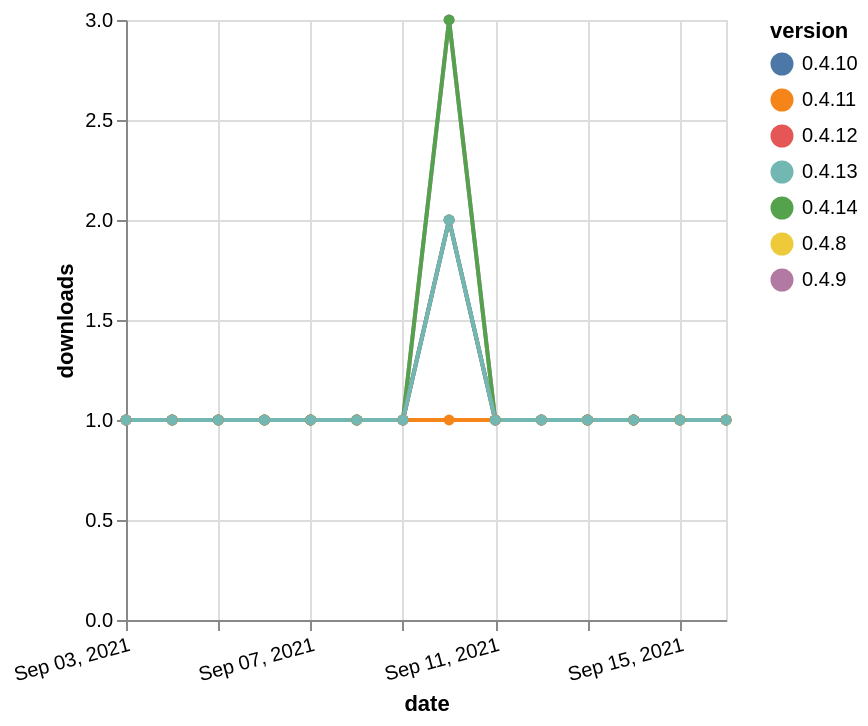

Source (Vega-Lite JSON):
### Vega-Lite specification from a JSON file in a GitHub repository (floating-point values rounded to 4 significant figures)
{"$schema": "https://vega.github.io/schema/vega-lite/v5.json", "description": "A simple bar chart with embedded data.", "data": {"values": [{"date": "2021-09-03", "total": 187, "delta": 1, "version": "0.4.9"}, {"date": "2021-09-04", "total": 188, "delta": 1, "version": "0.4.9"}, {"date": "2021-09-05", "total": 189, "delta": 1, "version": "0.4.9"}, {"date": "2021-09-06", "total": 190, "delta": 1, "version": "0.4.9"}, {"date": "2021-09-07", "total": 191, "delta": 1, "version": "0.4.9"}, {"date": "2021-09-08", "total": 192, "delta": 1, "version": "0.4.9"}, {"date": "2021-09-09", "total": 193, "delta": 1, "version": "0.4.9"}, {"date": "2021-09-10", "total": 196, "delta": 3, "version": "0.4.9"}, {"date": "2021-09-11", "total": 197, "delta": 1, "version": "0.4.9"}, {"date": "2021-09-12", "total": 198, "delta": 1, "version": "0.4.9"}, {"date": "2021-09-13", "total": 199, "delta": 1, "version": "0.4.9"}, {"date": "2021-09-14", "total": 200, "delta": 1, "version": "0.4.9"}, {"date": "2021-09-15", "total": 201, "delta": 1, "version": "0.4.9"}, {"date": "2021-09-16", "total": 202, "delta": 1, "version": "0.4.9"}, {"date": "2021-09-03", "total": 223, "delta": 1, "version": "0.4.14"}, {"date": "2021-09-04", "total": 224, "delta": 1, "version": "0.4.14"}, {"date": "2021-09-05", "total": 225, "delta": 1, "version": "0.4.14"}, {"date": "2021-09-06", "total": 226, "delta": 1, "version": "0.4.14"}, {"date": "2021-09-07", "total": 227, "delta": 1, "version": "0.4.14"}, {"date": "2021-09-08", "total": 228, "delta": 1, "version": "0.4.14"}, {"date": "2021-09-09", "total": 229, "delta": 1, "version": "0.4.14"}, {"date": "2021-09-10", "total": 232, "delta": 3, "version": "0.4.14"}, {"date": "2021-09-11", "total": 233, "delta": 1, "version": "0.4.14"}, {"date": "2021-09-12", "total": 234, "delta": 1, "version": "0.4.14"}, {"date": "2021-09-13", "total": 235, "delta": 1, "version": "0.4.14"}, {"date": "2021-09-14", "total": 236, "delta": 1, "version": "0.4.14"}, {"date": "2021-09-15", "total": 237, "delta": 1, "version": "0.4.14"}, {"date": "2021-09-16", "total": 238, "delta": 1, "version": "0.4.14"}, {"date": "2021-09-03", "total": 161, "delta": 1, "version": "0.4.12"}, {"date": "2021-09-04", "total": 162, "delta": 1, "version": "0.4.12"}, {"date": "2021-09-05", "total": 163, "delta": 1, "version": "0.4.12"}, {"date": "2021-09-06", "total": 164, "delta": 1, "version": "0.4.12"}, {"date": "2021-09-07", "total": 165, "delta": 1, "version": "0.4.12"}, {"date": "2021-09-08", "total": 166, "delta": 1, "version": "0.4.12"}, {"date": "2021-09-09", "total": 167, "delta": 1, "version": "0.4.12"}, {"date": "2021-09-10", "total": 169, "delta": 2, "version": "0.4.12"}, {"date": "2021-09-11", "total": 170, "delta": 1, "version": "0.4.12"}, {"date": "2021-09-12", "total": 171, "delta": 1, "version": "0.4.12"}, {"date": "2021-09-13", "total": 172, "delta": 1, "version": "0.4.12"}, {"date": "2021-09-14", "total": 173, "delta": 1, "version": "0.4.12"}, {"date": "2021-09-15", "total": 174, "delta": 1, "version": "0.4.12"}, {"date": "2021-09-16", "total": 175, "delta": 1, "version": "0.4.12"}, {"date": "2021-09-03", "total": 148, "delta": 1, "version": "0.4.8"}, {"date": "2021-09-04", "total": 149, "delta": 1, "version": "0.4.8"}, {"date": "2021-09-05", "total": 150, "delta": 1, "version": "0.4.8"}, {"date": "2021-09-06", "total": 151, "delta": 1, "version": "0.4.8"}, {"date": "2021-09-07", "total": 152, "delta": 1, "version": "0.4.8"}, {"date": "2021-09-08", "total": 153, "delta": 1, "version": "0.4.8"}, {"date": "2021-09-09", "total": 154, "delta": 1, "version": "0.4.8"}, {"date": "2021-09-10", "total": 156, "delta": 2, "version": "0.4.8"}, {"date": "2021-09-11", "total": 157, "delta": 1, "version": "0.4.8"}, {"date": "2021-09-12", "total": 158, "delta": 1, "version": "0.4.8"}, {"date": "2021-09-13", "total": 159, "delta": 1, "version": "0.4.8"}, {"date": "2021-09-14", "total": 160, "delta": 1, "version": "0.4.8"}, {"date": "2021-09-15", "total": 161, "delta": 1, "version": "0.4.8"}, {"date": "2021-09-16", "total": 162, "delta": 1, "version": "0.4.8"}, {"date": "2021-09-03", "total": 145, "delta": 1, "version": "0.4.10"}, {"date": "2021-09-04", "total": 146, "delta": 1, "version": "0.4.10"}, {"date": "2021-09-05", "total": 147, "delta": 1, "version": "0.4.10"}, {"date": "2021-09-06", "total": 148, "delta": 1, "version": "0.4.10"}, {"date": "2021-09-07", "total": 149, "delta": 1, "version": "0.4.10"}, {"date": "2021-09-08", "total": 150, "delta": 1, "version": "0.4.10"}, {"date": "2021-09-09", "total": 151, "delta": 1, "version": "0.4.10"}, {"date": "2021-09-10", "total": 153, "delta": 2, "version": "0.4.10"}, {"date": "2021-09-11", "total": 154, "delta": 1, "version": "0.4.10"}, {"date": "2021-09-12", "total": 155, "delta": 1, "version": "0.4.10"}, {"date": "2021-09-13", "total": 156, "delta": 1, "version": "0.4.10"}, {"date": "2021-09-14", "total": 157, "delta": 1, "version": "0.4.10"}, {"date": "2021-09-15", "total": 158, "delta": 1, "version": "0.4.10"}, {"date": "2021-09-16", "total": 159, "delta": 1, "version": "0.4.10"}, {"date": "2021-09-03", "total": 197, "delta": 1, "version": "0.4.11"}, {"date": "2021-09-04", "total": 198, "delta": 1, "version": "0.4.11"}, {"date": "2021-09-05", "total": 199, "delta": 1, "version": "0.4.11"}, {"date": "2021-09-06", "total": 200, "delta": 1, "version": "0.4.11"}, {"date": "2021-09-07", "total": 201, "delta": 1, "version": "0.4.11"}, {"date": "2021-09-08", "total": 202, "delta": 1, "version": "0.4.11"}, {"date": "2021-09-09", "total": 203, "delta": 1, "version": "0.4.11"}, {"date": "2021-09-10", "total": 204, "delta": 1, "version": "0.4.11"}, {"date": "2021-09-11", "total": 205, "delta": 1, "version": "0.4.11"}, {"date": "2021-09-12", "total": 206, "delta": 1, "version": "0.4.11"}, {"date": "2021-09-13", "total": 207, "delta": 1, "version": "0.4.11"}, {"date": "2021-09-14", "total": 208, "delta": 1, "version": "0.4.11"}, {"date": "2021-09-15", "total": 209, "delta": 1, "version": "0.4.11"}, {"date": "2021-09-16", "total": 210, "delta": 1, "version": "0.4.11"}, {"date": "2021-09-03", "total": 122, "delta": 1, "version": "0.4.13"}, {"date": "2021-09-04", "total": 123, "delta": 1, "version": "0.4.13"}, {"date": "2021-09-05", "total": 124, "delta": 1, "version": "0.4.13"}, {"date": "2021-09-06", "total": 125, "delta": 1, "version": "0.4.13"}, {"date": "2021-09-07", "total": 126, "delta": 1, "version": "0.4.13"}, {"date": "2021-09-08", "total": 127, "delta": 1, "version": "0.4.13"}, {"date": "2021-09-09", "total": 128, "delta": 1, "version": "0.4.13"}, {"date": "2021-09-10", "total": 130, "delta": 2, "version": "0.4.13"}, {"date": "2021-09-11", "total": 131, "delta": 1, "version": "0.4.13"}, {"date": "2021-09-12", "total": 132, "delta": 1, "version": "0.4.13"}, {"date": "2021-09-13", "total": 133, "delta": 1, "version": "0.4.13"}, {"date": "2021-09-14", "total": 134, "delta": 1, "version": "0.4.13"}, {"date": "2021-09-15", "total": 135, "delta": 1, "version": "0.4.13"}, {"date": "2021-09-16", "total": 136, "delta": 1, "version": "0.4.13"}]}, "width": "container", "mark": {"type": "line", "point": {"filled": true}}, "encoding": {"x": {"field": "date", "type": "temporal", "timeUnit": "yearmonthdate", "title": "date", "axis": {"labelAngle": -15}}, "y": {"field": "delta", "type": "quantitative", "title": "downloads"}, "color": {"field": "version", "type": "nominal"}, "tooltip": {"field": "delta"}}}
